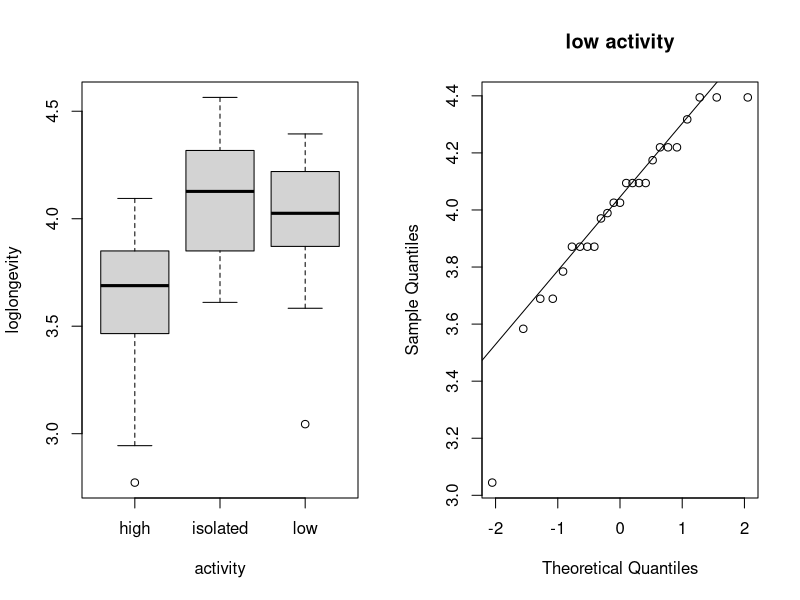
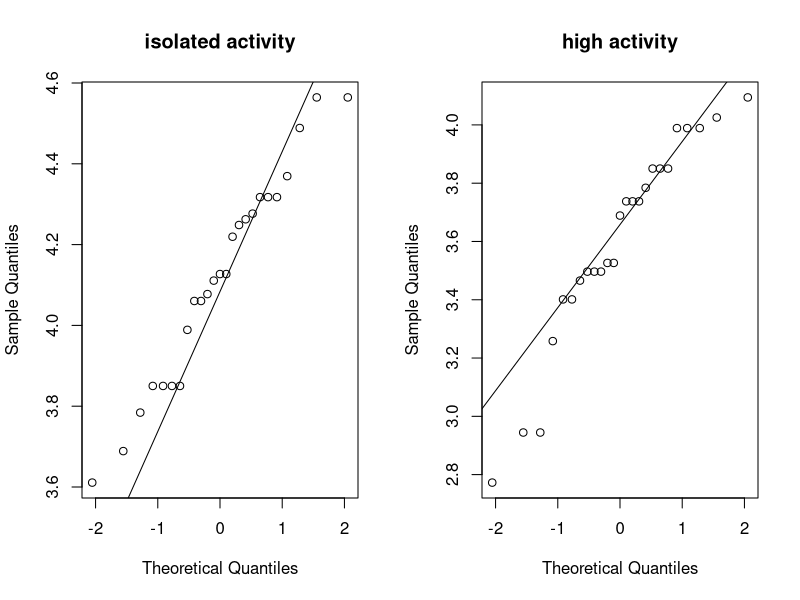
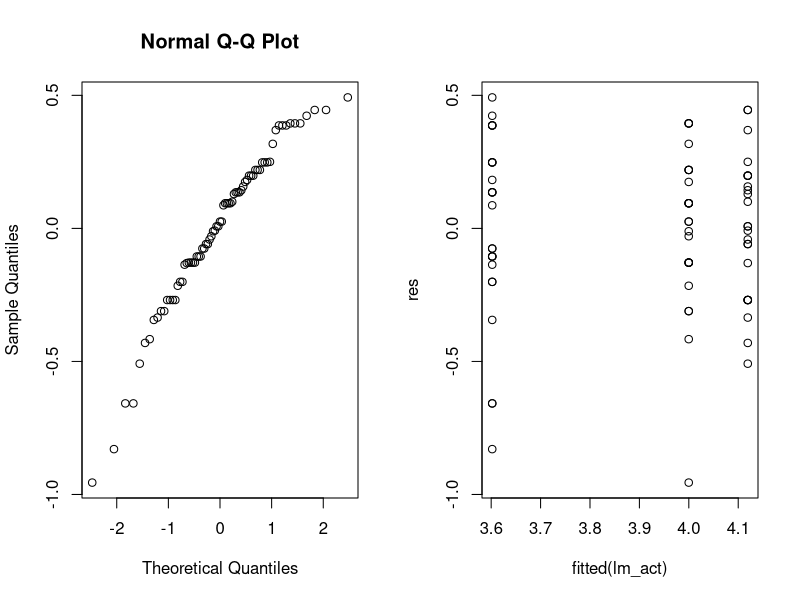
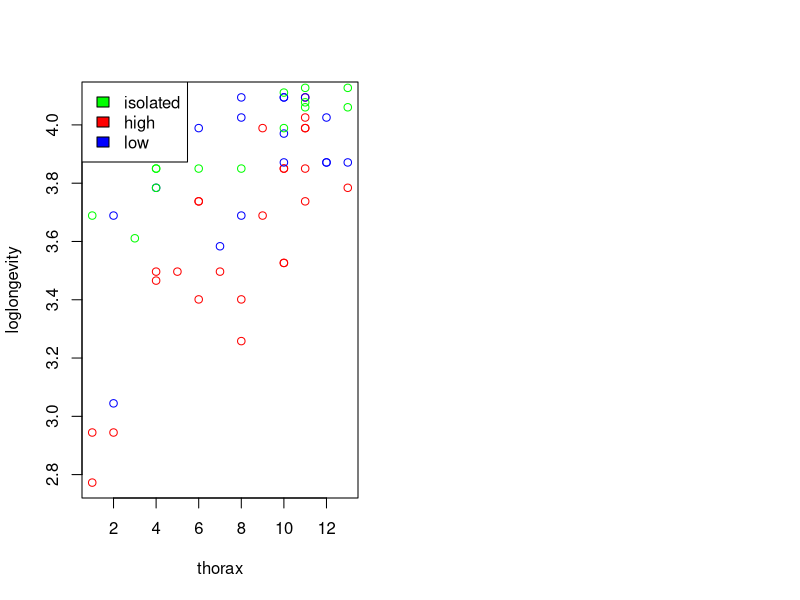
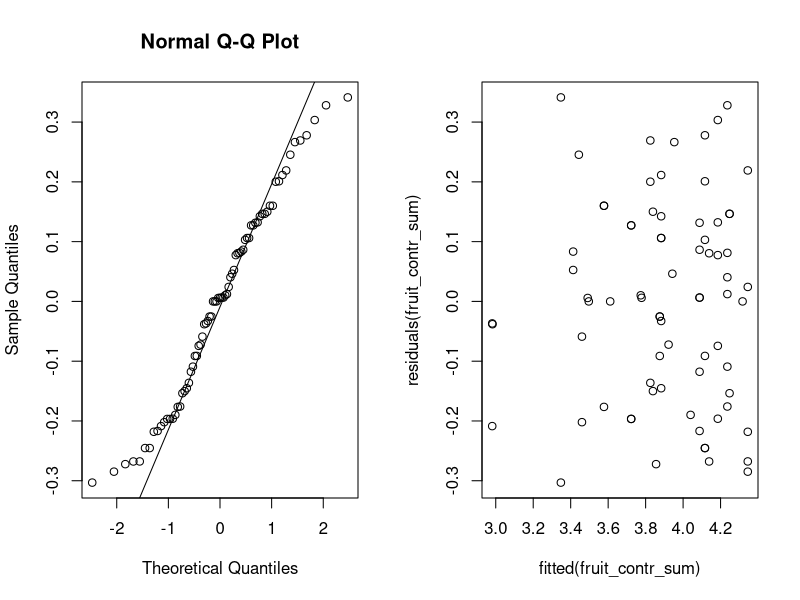
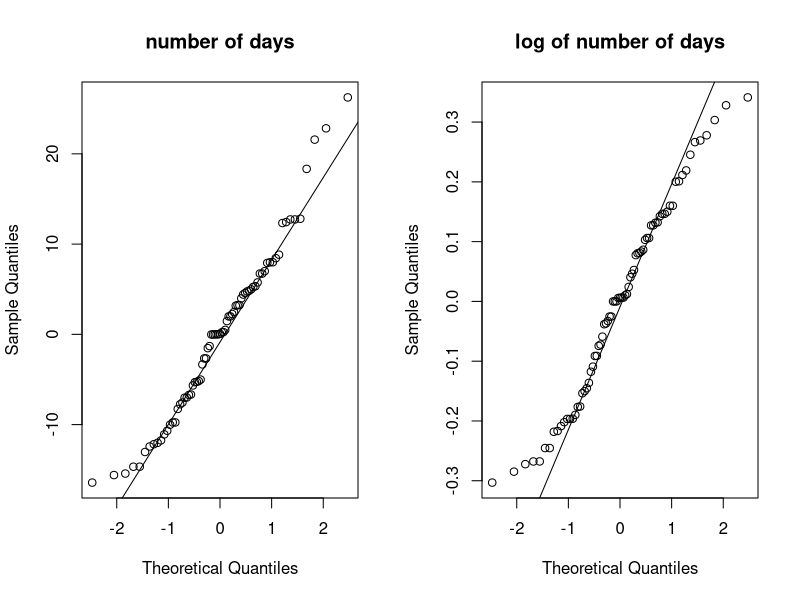
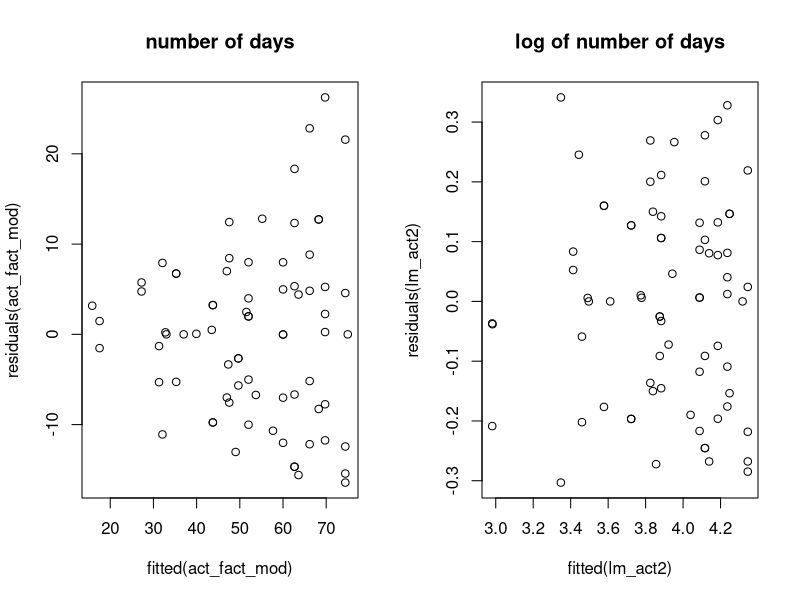
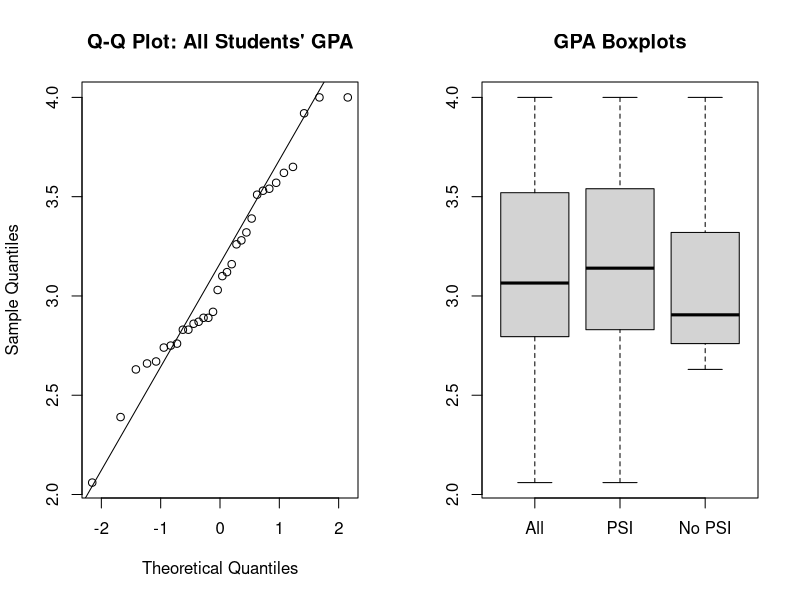

Write R code to recreate these figures, in order.
## ---- chunk 1
knitr::opts_chunk$set(fig.height = 4)
options(show.signif.stars=FALSE, digits = 3)
## ---- chunk 2
fruitflies = read.table('data/fruitflies.txt', header = TRUE)
## ---- chunk 3
# Add loglongevity to the data-frame
# Use it as a response variable (Y)
fruitflies$loglongevity = log(fruitflies$longevity)
## ---- chunk 4
# par(mfrow=c(2,2))
par(mfrow=c(1, 2))
boxplot(loglongevity~activity,data=fruitflies)

# Plotting hist & qq-plot of each activity separately
log_low = fruitflies[fruitflies$activity == 'low',]$loglongevity
# hist(log_low)
qqnorm(log_low, main = 'low activity'); qqline(log_low)

log_iso = fruitflies[fruitflies$activity == 'isolated',]$loglongevity
# hist(log_iso)
qqnorm(log_iso, main = 'isolated activity'); qqline(log_iso)

log_high = fruitflies[fruitflies$activity == 'high',]$loglongevity
# hist(log_high)
qqnorm(log_high, main = 'high activity'); qqline(log_high)

# # Interaction Plots
# attach(fruitflies)
# par(mfrow=c(1,1))
# interaction.plot(thorax, activity, loglongevity)
## ---- chunk 5
# Create model
fruitflies$activity = as.factor(fruitflies$activity)
lm_act=lm(loglongevity~activity,data=fruitflies)
# Take residuals
res = residuals(lm_act)

# Shapiro test
pfromshapiro = shapiro.test(res)[2]$p.value
# ANOVA test
anova(lm_act)
# Summary Coefficients
summary(lm_act)[4]
## ---- chunk 6
par(mfrow=c(1, 2))
# QQ-plot
qqnorm(res)
# Scatter plot
plot(fitted(lm_act), res)
## ---- chunk 7
# Create model
thorax_avg = mean(fruitflies$thorax); thorax_avg
fruitflies$thorax = as.factor(fruitflies$thorax)
lm_act2=lm(loglongevity~thorax+activity,data=fruitflies)
# Take residuals
res2 = residuals(lm_act2)
# Shapiro test
pfromshapiro2 = shapiro.test(res2)[2]$p.value
# ANOVA test
anova(lm_act2)
# Summary Coefficients
summary(lm_act2)[4]
## ---- chunk 8
fruit=data.frame(thorax=fruitflies$thorax,
                 activity=fruitflies$activity,
                 longevity=fruitflies$longevity,
                 loglongevity=fruitflies$loglongevity)
# Summary with sum contrast
fruit$thorax = as.factor(fruit$thorax)
fruit$activity = as.factor(fruit$activity)
contrasts(fruit$thorax) = contr.sum
contrasts(fruit$activity) = contr.sum
# Create model
fruit_contr_sum = lm(loglongevity~thorax+activity, data = fruit)
anova(fruit_contr_sum)
# Summary
summary(fruit_contr_sum)[4]
## ---- chunk 9
# Plotting
fruitflies$thorax = as.numeric(fruitflies$thorax)
plot(loglongevity~thorax, data=fruitflies[fruitflies$activity == 'high',], col ='red')
points(loglongevity~thorax, data=fruitflies[fruitflies$activity == 'low',], col ='blue')
points(loglongevity~thorax, data=fruitflies[fruitflies$activity == 'isolated',], col ='green')
legend('topleft', legend = c('isolated', 'high', 'low'), fill = c('green', 'red', 'blue'))
## ---- chunk 10
# Testing
# Creating model
lm_tho = lm(loglongevity~thorax+activity, data = fruitflies)
# ANOVA test
anova(lm_tho)
# Summary Coefficients
summary(lm_tho)[4]
## ---- chunk 11
par(mfrow=c(1,2))
qqnorm(residuals(fruit_contr_sum)); qqline(residuals(fruit_contr_sum))
plot(fitted(fruit_contr_sum), residuals(fruit_contr_sum))
## ---- chunk 12
library(lmtest)
bptest(fruit_contr_sum)
## ---- chunk 13
fruit$activity = as.factor(fruit$activity)
act_fact_mod = lm(fruit$longevity~fruit$thorax+fruit$activity)
drop1(act_fact_mod, type='F')
## ---- chunk 14
par(mfrow=c(1, 2))
qqnorm(residuals(act_fact_mod), main = 'number of days'); qqline(residuals(act_fact_mod))
qqnorm(residuals(lm_act2), main = 'log of number of days'); qqline(residuals(lm_act2))

plot(fitted(act_fact_mod), residuals(act_fact_mod), main = 'number of days')
plot(fitted(lm_act2), residuals(lm_act2), main = 'log of number of days')
## ---- chunk 15
bptest(act_fact_mod); bptest(lm_act2)
## ---- chunk 16
psi = read.table(file = 'data/psi.txt', header=TRUE)
## ---- chunk 17
qqnorm(psi$gpa, main="Q-Q Plot: All Students' GPA")
qqline(psi$gpa)
## ---- chunk 18
no_psi = psi[which(psi$psi == "0"),]
yes_psi = psi[which(psi$psi == "1"),]
## ---- chunk 19
boxplot(psi$gpa, yes_psi$gpa, no_psi$gpa, main="GPA Boxplots", names=c("All", "PSI", "No PSI"));
## ---- chunk 20
par(mfrow=c(1, 2))
hist(no_psi$gpa, breaks = c(2.0, 2.5, 3.0, 3.5, 4.0), xlab = 'GPA', ylab = 'N of Students', main = 'Students that did not receive psi')
hist(yes_psi$gpa, breaks = c(2.0, 2.5, 3.0, 3.5, 4.0), xlab = 'GPA', ylab = 'N of Students', main = 'Students that did receive psi')
## ---- chunk 21
psiglm=glm(passed~psi+gpa,data=psi,family=binomial)
summary(psiglm)$coefficients

plot(psiglm, which=2:2)
## ---- chunk 22
x=matrix(c(3,15,8,6),2,2); fisher.test(x)
## ---- chunk 23
africa = read.table(file = 'data/africa.txt', header = TRUE)
## ---- chunk 24
africa$pollib = as.factor(africa$pollib)
glm_milt=glm(miltcoup~oligarchy+pollib+parties+pctvote+popn+size+numelec+numregim,family=poisson,data=africa) 
summary(glm_milt)[[12]]
plot(glm_milt, which=2)
shapiro.test(residuals(glm_milt))[[2]]
## ---- chunk 25
summary(glm(miltcoup~oligarchy+pollib+parties+pctvote+popn+size+numelec+numregim,family=poisson,data=africa))$coefficients[,4]
## ---- chunk 26
summary(glm(miltcoup~oligarchy+pollib+parties+pctvote+popn+size+numregim,family=poisson,data=africa))$coefficients[,4]
## ---- chunk 27
summary(glm(miltcoup~oligarchy+pollib+parties+pctvote+popn+size,family=poisson,data=africa))$coefficients[,4]
## ---- chunk 28
summary(glm(miltcoup~oligarchy+pollib+parties+pctvote+popn,family=poisson,data=africa))$coefficients[,4]
## ---- chunk 29
summary(glm(miltcoup~oligarchy+pollib+parties+pctvote,family=poisson,data=africa))$coefficients[,4]
## ---- chunk 30
#Final Model
model_poisson = glm(miltcoup~oligarchy+pollib+parties,family=poisson,data=africa)
summary(model_poisson)$coefficients[,4]
par(mfrow=c(1, 2))
plot(model_poisson, which = 1:2)
